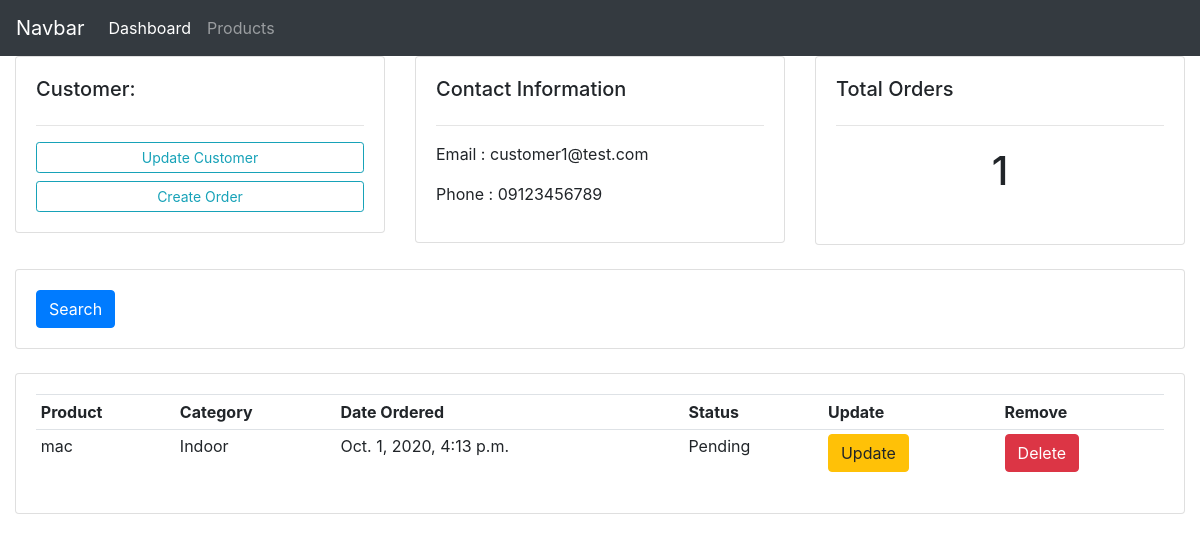
Before: /accounts/customer/1/ with the older database file.
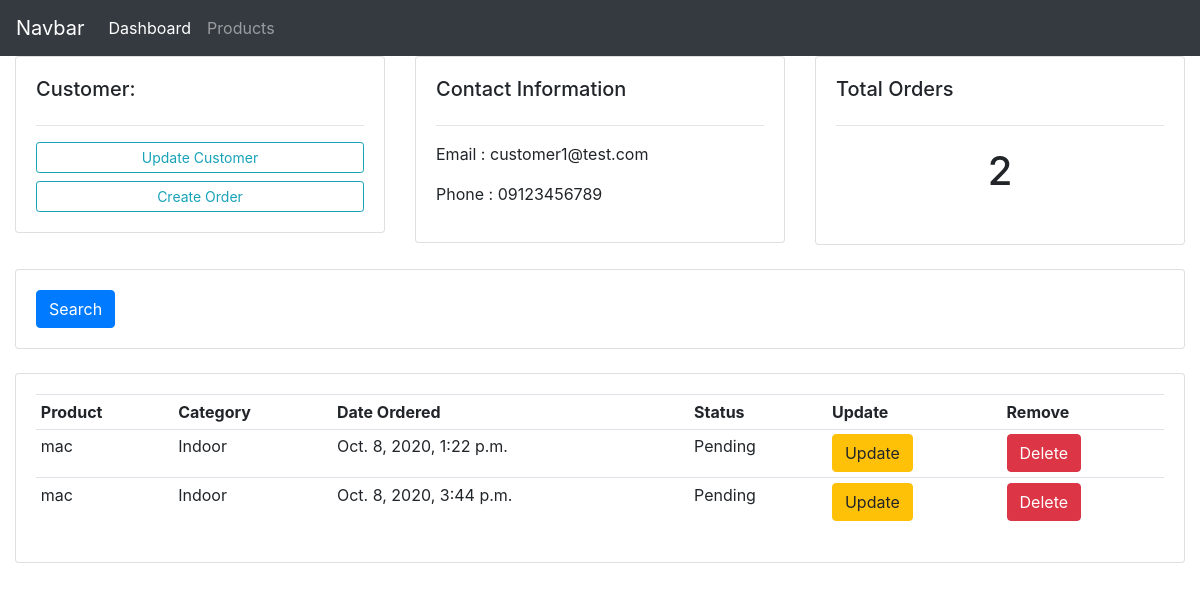
After: the same page with the newer database file.
### accounts/models.py (models this page shows, shortened)
class Order(models.Model):
    STATUS_CHOICES = (
        ('Pending','Pending'),
        ('Out of Delivery','Out of Delivery'),
        ('Delivered','Delivered'),
    )
    customer = models.ForeignKey(Customer,null=True,on_delete=models.SET_NULL)
    product = models.ForeignKey(Product,null=True,on_delete=models.SET_NULL)
    date_created = models.DateTimeField(auto_now_add=True)
    status = models.CharField(max_length=20,null=True,choices=STATUS_CHOICES)
    tags = models.ManyToManyField(tag)

class Product(models.Model):
    CATEGORY_CHOICES = (
        ('Indoor','Indoor'),
        ('Outdoor','Outdoor')
    )
    name = models.CharField(max_length=200,null=True)
    price = models.IntegerField(null=True)
    category = models.CharField(max_length=20,null=True,choices=CATEGORY_CHOICES)
    description = models.CharField(max_length=200,null=True)
    date_created = models.DateTimeField(auto_now_add=True,null=True)

### accounts/views.py (the view)
# urls.py: path('customer/<int:pk>/',customer,name='customer'),
def customer(request,pk):
    customer = Customer.objects.get(id=pk)
    orders = customer.order_set.all()
    total_orders = orders.count()
    context={
        'customer':customer,
        'orders':orders,
        'total_orders':total_orders,
    }
    return render(request,'accounts/customer.html',context)

### accounts/templates/accounts/customer.html (shortened to what this page needs)
{% extends 'accounts/main.html' %}
{% block content %}
    <div class="row">
        <div class="col-md">
            <div class="card card-body">
                <h5>Customer:</h5>
                <hr>
                <a class="btn btn-outline-info btn-sm btn-block" href="">Update Customer</a>
                <a class="btn btn-outline-info btn-sm btn-block" href="{% url 'accounts:order_create' customer.id %}">Create Order</a>
            </div>
        </div>
        <div class="col-md">
            <div class="card card-body">
                <h5>Contact Information</h5>
                <hr>
                <p>Email : {{customer.email}}</p>
                <p>Phone : {{customer.phone}}</p>
            </div>
        </div>
        <div class="col-md">
            <div class="card card-body">
                <h5>Total Orders</h5>
                <hr>
                <h1 style="text-align: center;padding: 5px;">{{total_orders}}</p>
            </div>
        </div>
    </div>
    <br>
    <div class="row">
        <div class="col">
            <div class="card card-body">
                <form method="get">
                    <button class="btn btn-primary" type="submit">Search</button>
                </form>
            </div>
        </div>
    </div>
    <br>
    <div class="row">
        <div class="col">
            <div class="card card-body">
                <table class="table table-sm">
                    <tr>
                        <th>Product</th>
                        <th>Category</th>
                        <th>Date Ordered</th>
                        <th>Status</th>
                        <th>Update</th>
                        <th>Remove</th>
                    </tr>
                    {% for order in orders %}
                        <tr>
                            <td> {{order.product.name}} </td>
                            <td> {{order.product.category}} </td>
                            <td> {{order.date_created}} </td>
                            <td> {{order.status}} </td>
                            <td><a href="{% url 'accounts:order_update' order.id %}" class="btn btn-warning">Update</a></th>
                                <td><a href="{% url 'accounts:order_delete' order.id %}" class="btn btn-danger">Delete</a></th>
                        </tr>
                    {% endfor %}
                </table>
            </div>
        </div>
    </div>
{% endblock %}

Changed rows visible on the page:
removed Order: product.name "mac", product.category "Indoor", date_created "Oct. 1, 2020, 4:13 p.m.", status "Pending"
added Order: product.name "mac", product.category "Indoor", date_created "Oct. 8, 2020, 1:22 p.m.", status "Pending"
added Order: product.name "mac", product.category "Indoor", date_created "Oct. 8, 2020, 3:44 p.m.", status "Pending"
Other visible differences:
{{ total_orders }}: "1" → "2"
